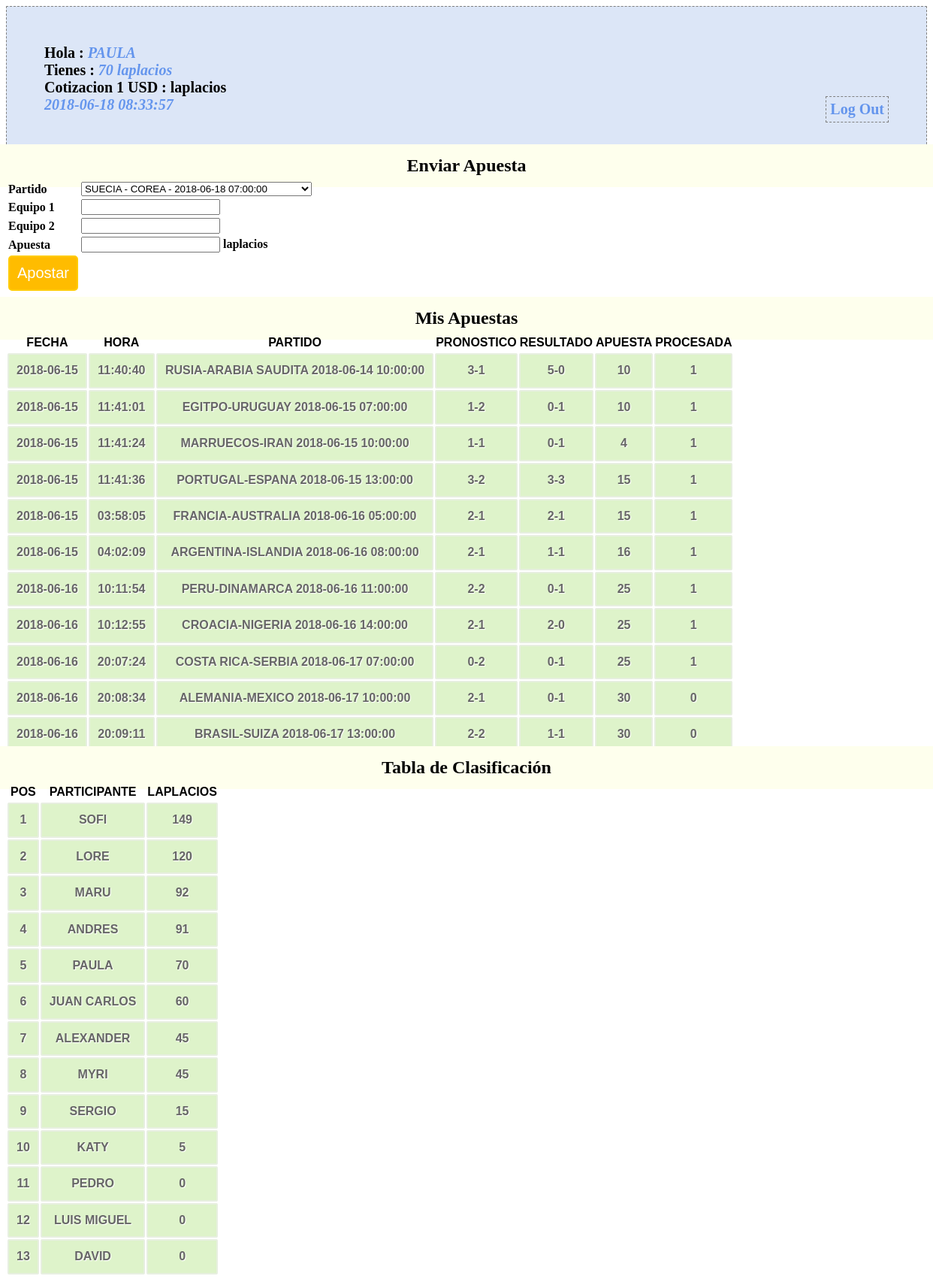
Screenshot of /profile.php (signed in) with the database file from the repository.
### tables this page shows
CREATE TABLE `participantes` (
  `id_participante` bigint(20) unsigned NOT NULL AUTO_INCREMENT COMMENT 'id participante',
  `nombre` varchar(60) NOT NULL COMMENT 'nombre participante',
  `saldo` int(11) NOT NULL COMMENT 'valor del saldo',
  `passwd` varchar(10) NOT NULL,
  PRIMARY KEY (`id_participante`),
  UNIQUE KEY `id_participante` (`id_participante`)
);

CREATE TABLE `apuestas` (
  `id_apuesta` bigint(20) unsigned NOT NULL AUTO_INCREMENT,
  `id_participante` bigint(20) NOT NULL,
  `id_partido` bigint(20) NOT NULL,
  `apuesta_equipo_1` int(11) NOT NULL,
  `apuesta_equipo_2` int(11) NOT NULL,
  `apuesta_valor` int(11) NOT NULL,
  `apuesta_fecha` date NOT NULL,
  `apuesta_hora` time NOT NULL,
  `procesada` tinyint(1) DEFAULT NULL,
  PRIMARY KEY (`id_apuesta`),
  UNIQUE KEY `id_apuesta` (`id_apuesta`)
);

CREATE TABLE `partidos` (
  `id_partido` bigint(20) unsigned NOT NULL AUTO_INCREMENT,
  `equipo_1` varchar(50) NOT NULL,
  `equipo_2` varchar(50) NOT NULL,
  `fecha` date NOT NULL,
  `hora` time NOT NULL,
  `resultado_equipo_1` int(11) DEFAULT NULL,
  `resultado_equipo_2` int(11) DEFAULT NULL,
  `revisado` tinyint(1) DEFAULT NULL,
  PRIMARY KEY (`id_partido`),
  UNIQUE KEY `id_partido` (`id_partido`)
);

### conn.php (called while the page is built, shortened)
<?php
$connection = mysql_connect("localhost", "laplacios2018", "");
$user_check=$_SESSION['login_user'];
$ses_sql=mysql_query("select id_participante,nombre,saldo from participantes where nombre='$user_check'", $connection);
$row = mysql_fetch_assoc($ses_sql);
$login_session =$row['nombre'];
$login_id = $row['id_participante'];
$login_saldo = $row['saldo'];
?>

### session.php (called while the page is built, shortened)
<?php
require_once('conn.php');
$current_date = date('Y-m-d');
$current_time = date('H:i:s');
$games_query=mysql_query("SELECT DISTINCT id_partido,equipo_1,equipo_2,fecha,hora FROM partidos WHERE fecha >= '$current_date'",$connection);
$bets_query=mysql_query("select * from apuestas where id_participante='$login_id'");
$leader_query= mysql_query("select nombre,saldo from participantes order by saldo desc");
?>

### profile.php (the view, shortened to what this page needs)
<?php
include('session.php');
?>
<!DOCTYPE html>
<html>
<head>
<link href="style.css" rel="stylesheet" type="text/css">
</head>
<body>
<div id="profile">
<b id="welcome">Hola : <i><?php echo $login_session;?></i></b><br/>
<b>Tienes : <i><?php echo $login_saldo.' laplacios'; ?></i></b><br/>
<b>Cotizacion 1 USD : <i><?php echo $total_banco_prev_row[4];?></i> laplacios</b><br/>
<b><i><?php echo $current_date.' '.$current_time; ?></i>
<b id="logout"><a href="logout.php">Log Out</a></b>
</div>
<div>
  <h2>Enviar Apuesta</h2>
  <form id="form" name="form" method="post" action="">
  <table>
    <tr>
      <td>Partido</td>
      <td>
        <select name="id_partido">
          <?php
          while($game = mysql_fetch_array($games_query)) {
            $partido_name = $game[1] . " - " . $game[2] . " - " . $game[3] . " " . $game[4];
            echo '<option value="'.$game[0].'">'.$partido_name.'</option>';
          }
          echo "</select>";
          ?>
      </td>
    </tr>
    <tr>
      <td>Equipo 1</td>
      <td><input id="number" type="number" name="apuesta_equipo_1" /></td>
    </tr>
    <tr>
      <td>Equipo 2</td>
      <td><input id="number" type="number" name="apuesta_equipo_2" /></td>
    </tr>
    <tr>
      <td>Apuesta</td>
      <td><input id="number" type="number" name="apuesta_valor" /> laplacios</td>
    </tr>
    <tr>
      <td><input type="submit" name="submit" id="submit" value="Apostar" /></td>
    </tr>
  </table>
  </form>
</div>
<div class="">
  <h2>Mis Apuestas</h2>
  <table class="table1">
    <thead>
      <tr>
        <th>FECHA</th>
        <th>HORA</th>
        <th>PARTIDO</th>
        <th>PRONOSTICO</th>
        <th>RESULTADO</th>
        <th>APUESTA</th>
        <th>PROCESADA</th>
      </tr>
    </thead>
    <tbody>
    <?php
      while($bet = mysql_fetch_array($bets_query)){
        $g_query = mysql_query("select * from partidos where id_partido='$bet[2]'");
        $g_row = mysql_fetch_array($g_query);
        $match = $g_row[1].'-'.$g_row[2].' '.$g_row[3].' '.$g_row[4];
        $pron = $bet[3].'-'.$bet[4];
        $resultado = $g_row[5].'-'.$g_row[6];
        echo '<tr><td>'.$bet[6].'</td>'.'<td>'.$bet[7].'</td>'.'<td>'.$match.'</td>'.'<td>'.$pron.'</td><td>'.$resultado.'</td><td>'.$bet[5].'</td><td>'.$bet[8].'</td></tr>';
      }
    ?>
    </tbody>
  </table>
</div>
<div class="">
  <h2>Tabla de Clasificación</h2>
  <table class="table1">
    <thead>
      <tr>
        <th>POS</th>
        <th>PARTICIPANTE</th>
        <th>LAPLACIOS</th>
      </tr>
    </thead>
    <tbody>
      <?php
      $indice=1;
      while ($participant = mysql_fetch_array($leader_query)){
        echo '<tr><td>'.$indice.'</td><td>'.$participant[0].'</td><td>'.$participant[1].'</td></tr>';
        $indice = $indice+1;
      }
      ?>
    </tbody>
  </table>
</div>
</body>

### style.css (style rules this page uses)
h2 { background-color:#FEFFED; text-align:center; border-radius:10px 10px 0 0; margin:-10px -40px; padding:15px }
input[type=submit] { width:100%; background-color:#FFBC00; color:#fff; border:2px solid #FFCB00; padding:10px; font-size:20px; cursor:pointer; border-radius:5px; margin-bottom:15px }
#profile { padding:50px; border:1px dashed grey; font-size:20px; background-color:#DCE6F7 }
#logout { float:right; padding:5px; border:dashed 1px gray }
a { text-decoration:none; color:#6495ed }
i { color:#6495ed }
table.table1 { font-family: "Trebuchet MS", sans-serif; font-size: 16px; font-weight: bold; line-height: 1.4em; font-style: normal; border-collapse:separate; }
.table1 tbody td { padding:10px; text-align:center; background-color:#DEF3CA; border: 2px solid #E7EFE0; -moz-border-radius:2px; -webkit-border-radius:2px; border-radius:2px; color:#666; text-shadow:1px 1px 1px #fff; }

### rows the page displays
participantes: nombre "PAULA", saldo "70"
apuestas: apuesta_fecha "2018-06-15", apuesta_hora "11:40:40", id_partido.hora "RUSIA-ARABIA SAUDITA 2018-06-14 10:00:00", pron "3-1", id_partido.resultado_equipo_2 "5-0", apuesta_valor "10", procesada "1"
apuestas: apuesta_fecha "2018-06-15", apuesta_hora "11:41:01", id_partido.hora "EGITPO-URUGUAY 2018-06-15 07:00:00", pron "1-2", id_partido.resultado_equipo_2 "0-1", apuesta_valor "10", procesada "1"
apuestas: apuesta_fecha "2018-06-15", apuesta_hora "11:41:24", id_partido.hora "MARRUECOS-IRAN 2018-06-15 10:00:00", pron "1-1", id_partido.resultado_equipo_2 "0-1", apuesta_valor "4", procesada "1"
apuestas: apuesta_fecha "2018-06-15", apuesta_hora "11:41:36", id_partido.hora "PORTUGAL-ESPANA 2018-06-15 13:00:00", pron "3-2", id_partido.resultado_equipo_2 "3-3", apuesta_valor "15", procesada "1"
apuestas: apuesta_fecha "2018-06-15", apuesta_hora "03:58:05", id_partido.hora "FRANCIA-AUSTRALIA 2018-06-16 05:00:00", pron "2-1", id_partido.resultado_equipo_2 "2-1", apuesta_valor "15", procesada "1"
apuestas: apuesta_fecha "2018-06-15", apuesta_hora "04:02:09", id_partido.hora "ARGENTINA-ISLANDIA 2018-06-16 08:00:00", pron "2-1", id_partido.resultado_equipo_2 "1-1", apuesta_valor "16", procesada "1"
apuestas: apuesta_fecha "2018-06-16", apuesta_hora "10:11:54", id_partido.hora "PERU-DINAMARCA 2018-06-16 11:00:00", pron "2-2", id_partido.resultado_equipo_2 "0-1", apuesta_valor "25", procesada "1"
apuestas: apuesta_fecha "2018-06-16", apuesta_hora "10:12:55", id_partido.hora "CROACIA-NIGERIA 2018-06-16 14:00:00", pron "2-1", id_partido.resultado_equipo_2 "2-0", apuesta_valor "25", procesada "1"
apuestas: apuesta_fecha "2018-06-16", apuesta_hora "20:07:24", id_partido.hora "COSTA RICA-SERBIA 2018-06-17 07:00:00", pron "0-2", id_partido.resultado_equipo_2 "0-1", apuesta_valor "25", procesada "1"
apuestas: apuesta_fecha "2018-06-16", apuesta_hora "20:08:34", id_partido.hora "ALEMANIA-MEXICO 2018-06-17 10:00:00", pron "2-1", id_partido.resultado_equipo_2 "0-1", apuesta_valor "30", procesada "0"
apuestas: apuesta_fecha "2018-06-16", apuesta_hora "20:09:11", id_partido.hora "BRASIL-SUIZA 2018-06-17 13:00:00", pron "2-2", id_partido.resultado_equipo_2 "1-1", apuesta_valor "30", procesada "0"
participantes: nombre "SOFI", saldo "149"
participantes: nombre "LORE", saldo "120"
participantes: nombre "MARU", saldo "92"
participantes: nombre "ANDRES", saldo "91"
participantes: nombre "JUAN CARLOS", saldo "60"
participantes: nombre "ALEXANDER", saldo "45"
participantes: nombre "MYRI", saldo "45"
participantes: nombre "SERGIO", saldo "15"
participantes: nombre "KATY", saldo "5"
participantes: nombre "PEDRO", saldo "0"
participantes: nombre "LUIS MIGUEL", saldo "0"
participantes: nombre "DAVID", saldo "0"

### other values shown
$current_date "2018-06-18"
$current_time "08:33:57"
form field id_partido "SUECIA - COREA - 2018-06-18 07:00:00"
